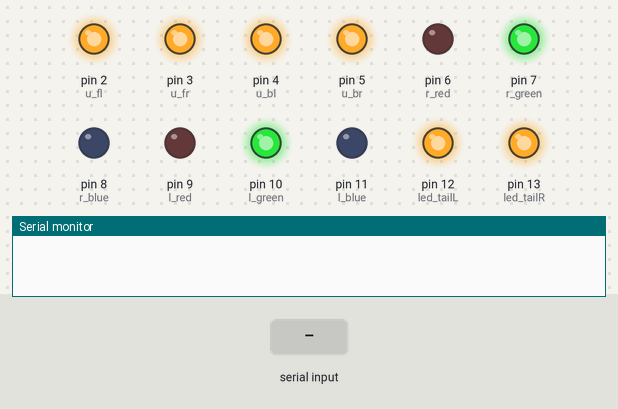
Bench run of a sketch on a simulated Arduino Uno, built with avr-gcc and run on an emulated ATmega328P. Parts: output pins drawn as LEDs (lit = HIGH), the last lines printed to the serial monitor. Inputs (shaded band) come from the test bench.

Above: at 1.2 s.
1.3 s: "Z" received over Serial
At 2.3 s:
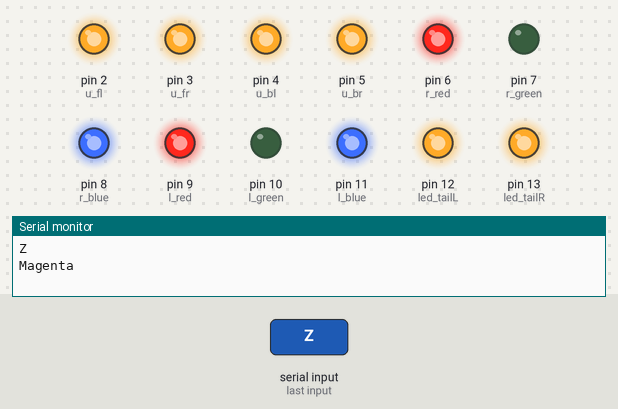
2.8 s: "Y" received over Serial
At 3.4 s:
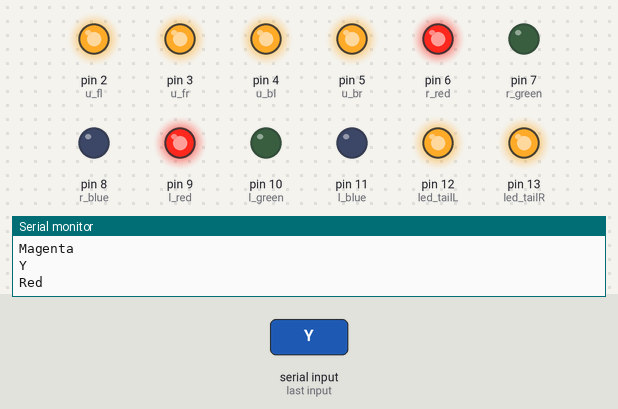
4.3 s: "W" received over Serial
At 4.6 s:
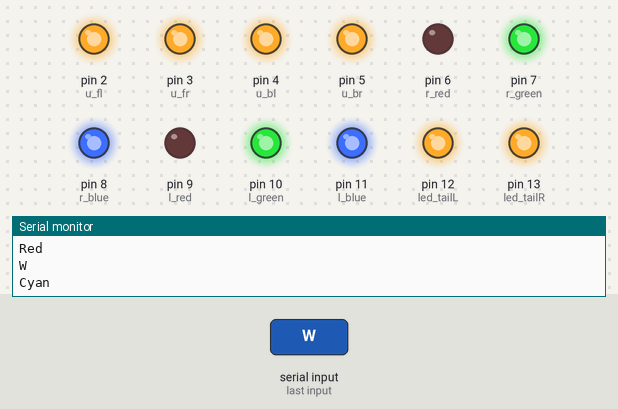
5.8 s: "V" received over Serial
At 6.9 s:
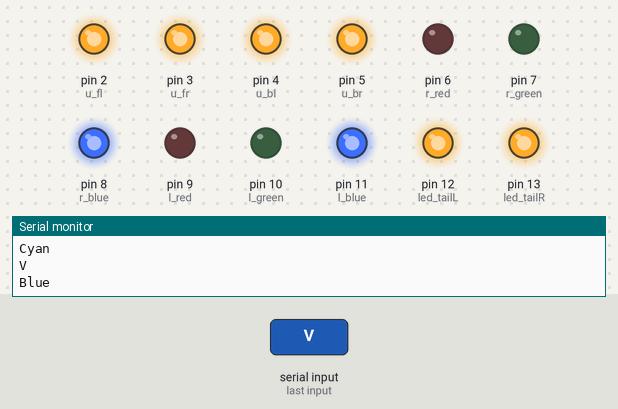
Timing chart, 0 to 8.3 s (numbered marks = the images above; inputs shaded):
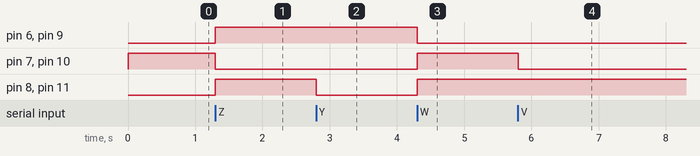

The sketch:

Arduino1_Bluetooth.ino
```cpp
// Function: handles LEDs and bluetooth communication
//           sends the input received via bluetooth to drivetrain Arduino (master)

/*
Collision Prevention System - Arduino 1 (Bluetooth)

Outline:
1. Receive input from app
2. Send command to Ar3
*/

#include <Wire.h>

// underglow LEDs
int u_fl = 2;
int u_fr = 3;
int u_bl = 4;
int u_br = 5;

// headlight RGB LEDs
int r_red = 6;
int r_green = 7;
int r_blue = 8;
int l_red = 9;
int l_green = 10;
int l_blue = 11;

// taillight LEDs
int led_tailL = 12;
int led_tailR = 13;

char input = ' ';
char car_command = '0';

void setup(){
  Serial.begin(9600); // start communication with Bluetooth module
  Wire.begin(1);
  Wire.onRequest(requestEvent);

  pinMode(r_red, OUTPUT);
  pinMode(r_green, OUTPUT);
  pinMode(r_blue, OUTPUT);
  pinMode(l_red, OUTPUT);
  pinMode(l_green, OUTPUT);
  pinMode(l_blue, OUTPUT);

  green();

  pinMode(led_tailL, OUTPUT);
  digitalWrite(led_tailL, HIGH);
  pinMode(led_tailR, OUTPUT);
  digitalWrite(led_tailR, HIGH);

  pinMode(u_fl, OUTPUT);
  digitalWrite(u_fl, HIGH);
  pinMode(u_fr, OUTPUT);
  digitalWrite(u_fr, HIGH);
  pinMode(u_bl, OUTPUT);
  digitalWrite(u_bl, HIGH);
  pinMode(u_br, OUTPUT);
  digitalWrite(u_br, HIGH);
}

void loop(){
  if(Serial.available()){
    input = Serial.read();
    Serial.println(input);

    if(input == 'Z'){
      Serial.println("Magenta");
      magenta();
    }
    else if(input == 'Y'){
      Serial.println("Red");
      red();
    }
    else if(input == 'X'){
      Serial.println("Green");
      green();
    }
    else if(input == 'W'){
      Serial.println("Cyan");
      cyan();
    }
    else if(input == 'V'){
      Serial.println("Blue");
      blue();
    }
    else{
      Serial.print("Sending to drivetrain...");
      car_command = input;
      Wire.beginTransmission(3);
      Wire.write(car_command); // send a char
      int result = Wire.endTransmission();
      if(result == 0){
        Serial.println("Sent!");
      }
      else{
        Serial.println(result);
      }
    }
  }
}

void requestEvent(){
  Serial.println("Ard3 is requesting...");
  Wire.beginTransmission(3);
  Wire.write(car_command); // send a char
  Wire.endTransmission();
}

void magenta(){
  analogWrite(l_red, 255);
  analogWrite(r_red, 255);
  analogWrite(l_green, 0);
  analogWrite(r_green, 0);
  analogWrite(l_blue, 255);
  analogWrite(r_blue, 255);
}

void red(){
  analogWrite(l_red, 255);
  analogWrite(r_red, 255);
  analogWrite(l_green, 0);
  analogWrite(r_green, 0);
  analogWrite(l_blue, 0);
  analogWrite(r_blue, 0);
}

void green(){
  analogWrite(l_red, 0);
  analogWrite(r_red, 0);
  analogWrite(l_green, 255);
  analogWrite(r_green, 255);
  analogWrite(l_blue, 0);
  analogWrite(r_blue, 0);
}

void cyan(){
  analogWrite(l_red, 0);
  analogWrite(r_red, 0);
  analogWrite(l_green, 255);
  analogWrite(r_green, 255);
  analogWrite(l_blue, 255);
  analogWrite(r_blue, 255);
}

void blue(){
  analogWrite(l_red, 0);
  analogWrite(r_red, 0);
  analogWrite(l_green, 0);
  analogWrite(r_green, 0);
  analogWrite(l_blue, 255);
  analogWrite(r_blue, 255);
}
```

Measured:
- after the input at 1.3 s, pin 6 (r_red), pin 8 (r_blue), pin 9 (l_red), pin 11 (l_blue): LOW → HIGH at once; pin 7 (r_green), pin 10 (l_green): HIGH → LOW at once
- after the input at 2.8 s, pin 8 (r_blue), pin 11 (l_blue): HIGH → LOW at once
- after the input at 4.3 s, pin 6 (r_red), pin 9 (l_red): HIGH → LOW at once; pin 7 (r_green), pin 8 (r_blue), pin 10 (l_green), pin 11 (l_blue): LOW → HIGH at once
- after the input at 5.8 s, pin 7 (r_green), pin 10 (l_green): HIGH → LOW at once
